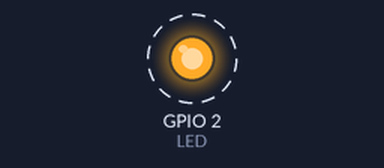
This sketch was run on a simulated ESP8266 (NodeMCU). On the bench: output pins drawn as LEDs (lit = HIGH). Dashed ring = blinking.

Above: at 1.2 s.
Timing chart, 0 to 4.0 s (numbered marks = the images above):
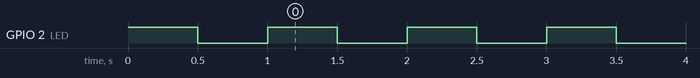

Measured:
- by itself, GPIO 2 (LED): alternates HIGH for 0.50 s and LOW for 0.50 s

The sketch:

testFun.ino
```cpp
#include <ESP8266WiFi.h>

#define LED 2
void test2(int);
bool test3(int, int);
void test1(){
  pinMode(LED, OUTPUT);
  test2(LED);
  test3(LED, LOW);
}
void test2(int led){
  digitalWrite(led, HIGH);
  delay(500);
}
bool test3(int led, int what){
  digitalWrite(led, what);
  delay(500);
  return true;
}
void setup() {
  // put your setup code here, to run once:
  test1();
}

void loop() {
  // put your main code here, to run repeatedly:
  test2(LED);
  test3(LED, LOW);
}
```
